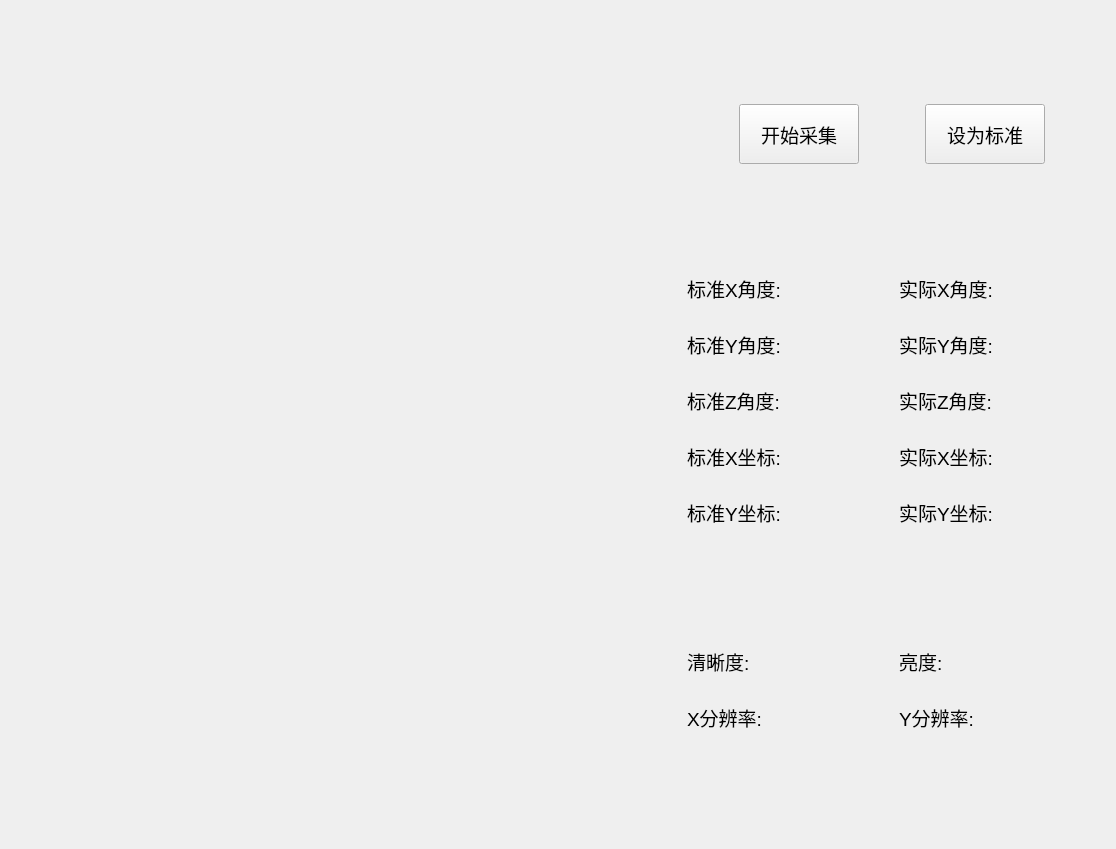
<?xml version="1.0" encoding="UTF-8"?>
<ui version="4.0">
 <class>Calibration</class>
 <widget class="QWidget" name="Calibration">
  <property name="geometry">
   <rect>
    <x>0</x>
    <y>0</y>
    <width>1116</width>
    <height>849</height>
   </rect>
  </property>
  <property name="windowTitle">
   <string>Form</string>
  </property>
  <layout class="QHBoxLayout" name="horizontalLayout_3">
   <item>
    <layout class="QHBoxLayout" name="horizontalLayout_2">
     <item>
      <widget class="GraphicsView" name="h_gVShowRealImg" native="true">
       <property name="minimumSize">
        <size>
         <width>500</width>
         <height>500</height>
        </size>
       </property>
       <widget class="QWidget" name="widget" native="true">
        <property name="geometry">
         <rect>
          <x>210</x>
          <y>260</y>
          <width>120</width>
          <height>80</height>
         </rect>
        </property>
       </widget>
      </widget>
     </item>
     <item>
      <layout class="QVBoxLayout" name="verticalLayout">
       <item>
        <layout class="QHBoxLayout" name="horizontalLayout">
         <item>
          <widget class="QPushButton" name="pushButton_grabImg">
           <property name="minimumSize">
            <size>
             <width>120</width>
             <height>60</height>
            </size>
           </property>
           <property name="maximumSize">
            <size>
             <width>120</width>
             <height>60</height>
            </size>
           </property>
           <property name="font">
            <font>
             <family>Arial</family>
             <pointsize>14</pointsize>
            </font>
           </property>
           <property name="text">
            <string>开始采集</string>
           </property>
           <property name="checkable">
            <bool>true</bool>
           </property>
          </widget>
         </item>
         <item>
          <widget class="QPushButton" name="pushButton_save">
           <property name="minimumSize">
            <size>
             <width>120</width>
             <height>60</height>
            </size>
           </property>
           <property name="maximumSize">
            <size>
             <width>120</width>
             <height>60</height>
            </size>
           </property>
           <property name="font">
            <font>
             <family>Arial</family>
             <pointsize>14</pointsize>
            </font>
           </property>
           <property name="text">
            <string>设为标准</string>
           </property>
          </widget>
         </item>
        </layout>
       </item>
       <item>
        <layout class="QGridLayout" name="gridLayout">
         <property name="leftMargin">
          <number>8</number>
         </property>
         <item row="0" column="0">
          <widget class="QLabel" name="label_1">
           <property name="minimumSize">
            <size>
             <width>100</width>
             <height>50</height>
            </size>
           </property>
           <property name="maximumSize">
            <size>
             <width>100</width>
             <height>50</height>
            </size>
           </property>
           <property name="font">
            <font>
             <family>Arial</family>
             <pointsize>14</pointsize>
            </font>
           </property>
           <property name="text">
            <string>标准X角度:</string>
           </property>
          </widget>
         </item>
         <item row="0" column="1">
          <widget class="QLabel" name="standard_angle_x">
           <property name="minimumSize">
            <size>
             <width>100</width>
             <height>50</height>
            </size>
           </property>
           <property name="maximumSize">
            <size>
             <width>100</width>
             <height>50</height>
            </size>
           </property>
           <property name="font">
            <font>
             <family>Arial</family>
             <pointsize>14</pointsize>
            </font>
           </property>
           <property name="text">
            <string/>
           </property>
          </widget>
         </item>
         <item row="0" column="2">
          <widget class="QLabel" name="label_2">
           <property name="minimumSize">
            <size>
             <width>100</width>
             <height>50</height>
            </size>
           </property>
           <property name="maximumSize">
            <size>
             <width>100</width>
             <height>50</height>
            </size>
           </property>
           <property name="font">
            <font>
             <family>Arial</family>
             <pointsize>14</pointsize>
            </font>
           </property>
           <property name="text">
            <string>实际X角度:</string>
           </property>
          </widget>
         </item>
         <item row="0" column="3">
          <widget class="QLabel" name="actual_angle_x">
           <property name="minimumSize">
            <size>
             <width>100</width>
             <height>50</height>
            </size>
           </property>
           <property name="maximumSize">
            <size>
             <width>100</width>
             <height>50</height>
            </size>
           </property>
           <property name="font">
            <font>
             <family>Arial</family>
             <pointsize>14</pointsize>
            </font>
           </property>
           <property name="text">
            <string/>
           </property>
          </widget>
         </item>
         <item row="1" column="0">
          <widget class="QLabel" name="label_3">
           <property name="minimumSize">
            <size>
             <width>100</width>
             <height>50</height>
            </size>
           </property>
           <property name="maximumSize">
            <size>
             <width>100</width>
             <height>50</height>
            </size>
           </property>
           <property name="font">
            <font>
             <family>Arial</family>
             <pointsize>14</pointsize>
            </font>
           </property>
           <property name="text">
            <string>标准Y角度:</string>
           </property>
          </widget>
         </item>
         <item row="1" column="1">
          <widget class="QLabel" name="standard_angle_y">
           <property name="minimumSize">
            <size>
             <width>100</width>
             <height>50</height>
            </size>
           </property>
           <property name="maximumSize">
            <size>
             <width>100</width>
             <height>50</height>
            </size>
           </property>
           <property name="font">
            <font>
             <family>Arial</family>
             <pointsize>14</pointsize>
            </font>
           </property>
           <property name="text">
            <string/>
           </property>
          </widget>
         </item>
         <item row="1" column="2">
          <widget class="QLabel" name="label_4">
           <property name="minimumSize">
            <size>
             <width>100</width>
             <height>50</height>
            </size>
           </property>
           <property name="maximumSize">
            <size>
             <width>100</width>
             <height>50</height>
            </size>
           </property>
           <property name="font">
            <font>
             <family>Arial</family>
             <pointsize>14</pointsize>
            </font>
           </property>
           <property name="text">
            <string>实际Y角度:</string>
           </property>
          </widget>
         </item>
         <item row="1" column="3">
          <widget class="QLabel" name="actual_angle_y">
           <property name="minimumSize">
            <size>
             <width>100</width>
             <height>50</height>
            </size>
           </property>
           <property name="maximumSize">
            <size>
             <width>100</width>
             <height>50</height>
            </size>
           </property>
           <property name="font">
            <font>
             <family>Arial</family>
             <pointsize>14</pointsize>
            </font>
           </property>
           <property name="text">
            <string/>
           </property>
          </widget>
         </item>
         <item row="2" column="0">
          <widget class="QLabel" name="label_5">
           <property name="minimumSize">
            <size>
             <width>100</width>
             <height>50</height>
            </size>
           </property>
           <property name="maximumSize">
            <size>
             <width>100</width>
             <height>50</height>
            </size>
           </property>
           <property name="font">
            <font>
             <family>Arial</family>
             <pointsize>14</pointsize>
            </font>
           </property>
           <property name="text">
            <string>标准Z角度:</string>
           </property>
          </widget>
         </item>
         <item row="2" column="1">
          <widget class="QLabel" name="standard_angle_z">
           <property name="minimumSize">
            <size>
             <width>100</width>
             <height>50</height>
            </size>
           </property>
           <property name="maximumSize">
            <size>
             <width>100</width>
             <height>50</height>
            </size>
           </property>
           <property name="font">
            <font>
             <family>Arial</family>
             <pointsize>14</pointsize>
            </font>
           </property>
           <property name="text">
            <string/>
           </property>
          </widget>
         </item>
         <item row="2" column="2">
          <widget class="QLabel" name="label_6">
           <property name="minimumSize">
            <size>
             <width>100</width>
             <height>50</height>
            </size>
           </property>
           <property name="maximumSize">
            <size>
             <width>100</width>
             <height>50</height>
            </size>
           </property>
           <property name="font">
            <font>
             <family>Arial</family>
             <pointsize>14</pointsize>
            </font>
           </property>
           <property name="text">
            <string>实际Z角度:</string>
           </property>
          </widget>
         </item>
         <item row="2" column="3">
          <widget class="QLabel" name="actual_angle_z">
           <property name="minimumSize">
            <size>
             <width>100</width>
             <height>50</height>
            </size>
           </property>
           <property name="maximumSize">
            <size>
             <width>100</width>
             <height>50</height>
            </size>
           </property>
           <property name="font">
            <font>
             <family>Arial</family>
             <pointsize>14</pointsize>
            </font>
           </property>
           <property name="text">
            <string/>
           </property>
          </widget>
         </item>
         <item row="3" column="0">
          <widget class="QLabel" name="label_7">
           <property name="minimumSize">
            <size>
             <width>100</width>
             <height>50</height>
            </size>
           </property>
           <property name="maximumSize">
            <size>
             <width>100</width>
             <height>50</height>
            </size>
           </property>
           <property name="font">
            <font>
             <family>Arial</family>
             <pointsize>14</pointsize>
            </font>
           </property>
           <property name="text">
            <string>标准X坐标:</string>
           </property>
          </widget>
         </item>
         <item row="3" column="1">
          <widget class="QLabel" name="standard_coordinate_x">
           <property name="minimumSize">
            <size>
             <width>100</width>
             <height>50</height>
            </size>
           </property>
           <property name="maximumSize">
            <size>
             <width>100</width>
             <height>50</height>
            </size>
           </property>
           <property name="font">
            <font>
             <family>Arial</family>
             <pointsize>14</pointsize>
            </font>
           </property>
           <property name="text">
            <string/>
           </property>
          </widget>
         </item>
         <item row="3" column="2">
          <widget class="QLabel" name="label_8">
           <property name="minimumSize">
            <size>
             <width>100</width>
             <height>50</height>
            </size>
           </property>
           <property name="maximumSize">
            <size>
             <width>100</width>
             <height>50</height>
            </size>
           </property>
           <property name="font">
            <font>
             <family>Arial</family>
             <pointsize>14</pointsize>
            </font>
           </property>
           <property name="text">
            <string>实际X坐标:</string>
           </property>
          </widget>
         </item>
         <item row="3" column="3">
          <widget class="QLabel" name="actual_coordinate_x">
           <property name="minimumSize">
            <size>
             <width>100</width>
             <height>50</height>
            </size>
           </property>
           <property name="maximumSize">
            <size>
             <width>100</width>
             <height>50</height>
            </size>
           </property>
           <property name="font">
            <font>
             <family>Arial</family>
             <pointsize>14</pointsize>
            </font>
           </property>
           <property name="text">
            <string/>
           </property>
          </widget>
         </item>
         <item row="4" column="0">
          <widget class="QLabel" name="label_9">
           <property name="minimumSize">
            <size>
             <width>100</width>
             <height>50</height>
            </size>
           </property>
           <property name="maximumSize">
            <size>
             <width>100</width>
             <height>50</height>
            </size>
           </property>
           <property name="font">
            <font>
             <family>Arial</family>
             <pointsize>14</pointsize>
            </font>
           </property>
           <property name="text">
            <string>标准Y坐标:</string>
           </property>
          </widget>
         </item>
         <item row="4" column="1">
          <widget class="QLabel" name="standard_coordinate_y">
           <property name="minimumSize">
            <size>
             <width>100</width>
             <height>50</height>
            </size>
           </property>
           <property name="maximumSize">
            <size>
             <width>100</width>
             <height>50</height>
            </size>
           </property>
           <property name="font">
            <font>
             <family>Arial</family>
             <pointsize>14</pointsize>
            </font>
           </property>
           <property name="text">
            <string/>
           </property>
          </widget>
         </item>
         <item row="4" column="2">
          <widget class="QLabel" name="label_10">
           <property name="minimumSize">
            <size>
             <width>100</width>
             <height>50</height>
            </size>
           </property>
           <property name="maximumSize">
            <size>
             <width>100</width>
             <height>50</height>
            </size>
           </property>
           <property name="font">
            <font>
             <family>Arial</family>
             <pointsize>14</pointsize>
            </font>
           </property>
           <property name="text">
            <string>实际Y坐标:</string>
           </property>
          </widget>
         </item>
         <item row="4" column="3">
          <widget class="QLabel" name="actual_coordinate_y">
           <property name="minimumSize">
            <size>
             <width>100</width>
             <height>50</height>
            </size>
           </property>
           <property name="maximumSize">
            <size>
             <width>100</width>
             <height>50</height>
            </size>
           </property>
           <property name="font">
            <font>
             <family>Arial</family>
             <pointsize>14</pointsize>
            </font>
           </property>
           <property name="text">
            <string/>
           </property>
          </widget>
         </item>
        </layout>
       </item>
       <item>
        <layout class="QGridLayout" name="gridLayout_2">
         <property name="leftMargin">
          <number>8</number>
         </property>
         <item row="0" column="0">
          <widget class="QLabel" name="label_19">
           <property name="minimumSize">
            <size>
             <width>100</width>
             <height>50</height>
            </size>
           </property>
           <property name="maximumSize">
            <size>
             <width>100</width>
             <height>50</height>
            </size>
           </property>
           <property name="font">
            <font>
             <family>Arial</family>
             <pointsize>14</pointsize>
            </font>
           </property>
           <property name="text">
            <string>清晰度:</string>
           </property>
          </widget>
         </item>
         <item row="0" column="1">
          <widget class="QLabel" name="sharpness_rate">
           <property name="minimumSize">
            <size>
             <width>100</width>
             <height>50</height>
            </size>
           </property>
           <property name="maximumSize">
            <size>
             <width>100</width>
             <height>50</height>
            </size>
           </property>
           <property name="font">
            <font>
             <family>Arial</family>
             <pointsize>14</pointsize>
            </font>
           </property>
           <property name="text">
            <string/>
           </property>
          </widget>
         </item>
         <item row="0" column="2">
          <widget class="QLabel" name="label_20">
           <property name="minimumSize">
            <size>
             <width>100</width>
             <height>50</height>
            </size>
           </property>
           <property name="maximumSize">
            <size>
             <width>100</width>
             <height>50</height>
            </size>
           </property>
           <property name="font">
            <font>
             <family>Arial</family>
             <pointsize>14</pointsize>
            </font>
           </property>
           <property name="text">
            <string>亮度:</string>
           </property>
          </widget>
         </item>
         <item row="0" column="3">
          <widget class="QLabel" name="brightness_rate">
           <property name="minimumSize">
            <size>
             <width>100</width>
             <height>50</height>
            </size>
           </property>
           <property name="maximumSize">
            <size>
             <width>100</width>
             <height>50</height>
            </size>
           </property>
           <property name="font">
            <font>
             <family>Arial</family>
             <pointsize>14</pointsize>
            </font>
           </property>
           <property name="text">
            <string/>
           </property>
          </widget>
         </item>
         <item row="1" column="0">
          <widget class="QLabel" name="label_17">
           <property name="minimumSize">
            <size>
             <width>100</width>
             <height>50</height>
            </size>
           </property>
           <property name="maximumSize">
            <size>
             <width>100</width>
             <height>50</height>
            </size>
           </property>
           <property name="font">
            <font>
             <family>Arial</family>
             <pointsize>14</pointsize>
            </font>
           </property>
           <property name="text">
            <string>X分辨率:</string>
           </property>
          </widget>
         </item>
         <item row="1" column="1">
          <widget class="QLabel" name="x_resolution">
           <property name="minimumSize">
            <size>
             <width>100</width>
             <height>50</height>
            </size>
           </property>
           <property name="maximumSize">
            <size>
             <width>100</width>
             <height>50</height>
            </size>
           </property>
           <property name="font">
            <font>
             <family>Arial</family>
             <pointsize>14</pointsize>
            </font>
           </property>
           <property name="text">
            <string/>
           </property>
          </widget>
         </item>
         <item row="1" column="2">
          <widget class="QLabel" name="label_18">
           <property name="minimumSize">
            <size>
             <width>100</width>
             <height>50</height>
            </size>
           </property>
           <property name="maximumSize">
            <size>
             <width>100</width>
             <height>50</height>
            </size>
           </property>
           <property name="font">
            <font>
             <family>Arial</family>
             <pointsize>14</pointsize>
            </font>
           </property>
           <property name="text">
            <string>Y分辨率:</string>
           </property>
          </widget>
         </item>
         <item row="1" column="3">
          <widget class="QLabel" name="y_resolution">
           <property name="minimumSize">
            <size>
             <width>100</width>
             <height>50</height>
            </size>
           </property>
           <property name="maximumSize">
            <size>
             <width>100</width>
             <height>50</height>
            </size>
           </property>
           <property name="font">
            <font>
             <family>Arial</family>
             <pointsize>14</pointsize>
            </font>
           </property>
           <property name="text">
            <string/>
           </property>
          </widget>
         </item>
        </layout>
       </item>
      </layout>
     </item>
    </layout>
   </item>
  </layout>
 </widget>
 <customwidgets>
  <customwidget>
   <class>GraphicsView</class>
   <extends>QWidget</extends>
   <header>pyqtgraph.h</header>
   <container>1</container>
  </customwidget>
 </customwidgets>
 <resources/>
 <connections/>
</ui>
